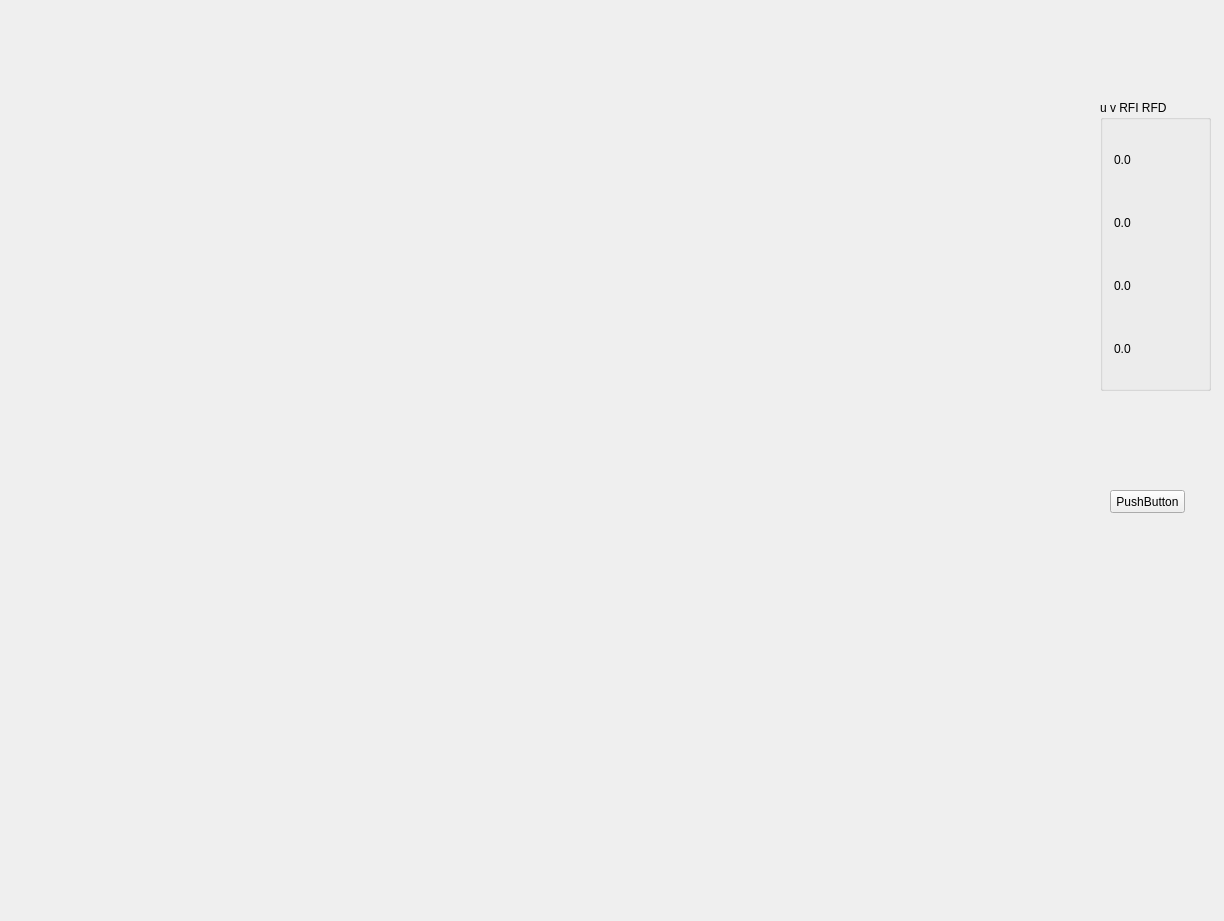
<?xml version="1.0" encoding="UTF-8"?>
<ui version="4.0">
 <class>calibration</class>
 <widget class="QWidget" name="calibration">
  <property name="geometry">
   <rect>
    <x>0</x>
    <y>0</y>
    <width>1224</width>
    <height>921</height>
   </rect>
  </property>
  <property name="windowTitle">
   <string>calibration</string>
  </property>
  <widget class="QPushButton" name="pushButton">
   <property name="geometry">
    <rect>
     <x>1110</x>
     <y>490</y>
     <width>75</width>
     <height>23</height>
    </rect>
   </property>
   <property name="text">
    <string>PushButton</string>
   </property>
  </widget>
  <widget class="QLabel" name="label">
   <property name="geometry">
    <rect>
     <x>10</x>
     <y>10</y>
     <width>845</width>
     <height>845</height>
    </rect>
   </property>
   <property name="text">
    <string/>
   </property>
  </widget>
  <widget class="QGroupBox" name="groupBox">
   <property name="geometry">
    <rect>
     <x>1100</x>
     <y>100</y>
     <width>111</width>
     <height>291</height>
    </rect>
   </property>
   <property name="title">
    <string>u v RFI RFD</string>
   </property>
   <layout class="QVBoxLayout" name="verticalLayout_3">
    <item>
     <widget class="QLabel" name="ulabel_3">
      <property name="text">
       <string>0.0</string>
      </property>
     </widget>
    </item>
    <item>
     <widget class="QLabel" name="vlabel_3">
      <property name="text">
       <string>0.0</string>
      </property>
     </widget>
    </item>
    <item>
     <widget class="QLabel" name="RFIlabel_3">
      <property name="text">
       <string>0.0</string>
      </property>
     </widget>
    </item>
    <item>
     <widget class="QLabel" name="RFDlabel_3">
      <property name="text">
       <string>0.0</string>
      </property>
     </widget>
    </item>
   </layout>
  </widget>
 </widget>
 <layoutdefault spacing="6" margin="11"/>
 <resources/>
 <connections/>
</ui>
